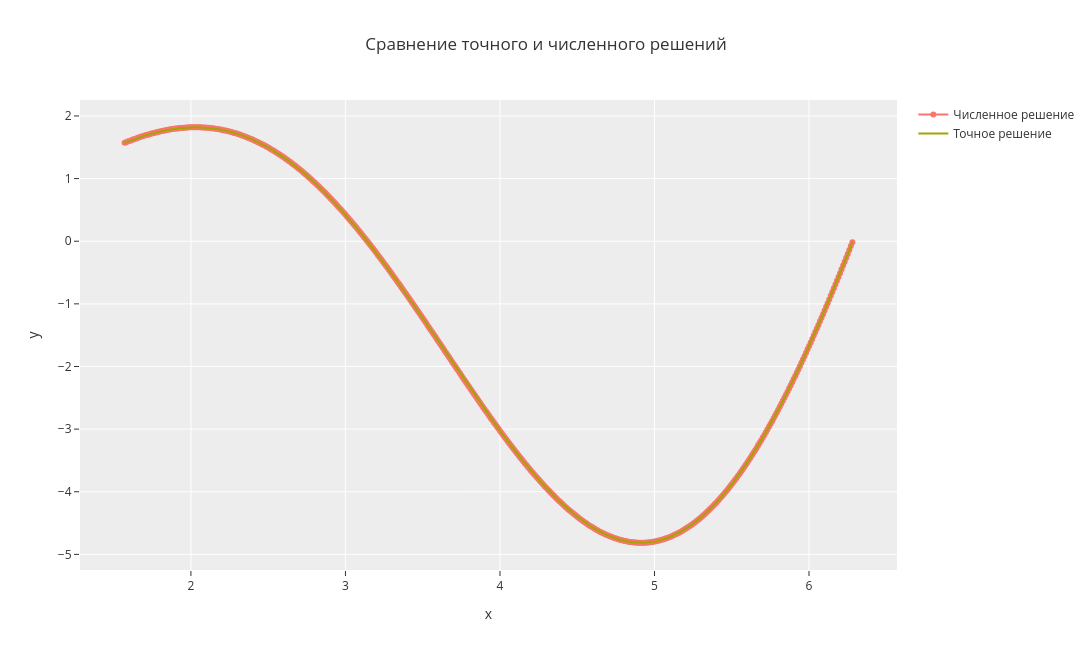

The notebook cell this image was saved under:
### Code cell
fig_solution = go.Figure()

fig_solution.add_trace(
    go.Scatter(
        x=solution["x"],
        y=solution["y_numeric"],
        mode="lines+markers",
        name="Численное решение"
    )
)

fig_solution.add_trace(
    go.Scatter(
        x=solution["x"],
        y=error["y_exact"],
        mode="lines",
        name="Точное решение"
    )
)

fig_solution.update_layout(
    title="Сравнение точного и численного решений",
    xaxis_title="x",
    yaxis_title="y",
    template="ggplot2",
    hovermode="x unified",
    height=650,
    width=1200
)

fig_solution.show()

### Figure 1 — Plotly figure (JSON) as saved in the notebook; plotly's stock layout.template omitted (floating-point values rounded to 4 significant figures; data arrays with more than 128 entries replaced by an {"elided": "..."} marker saying what was removed)
{"data": [{"mode": "lines+markers", "name": "Численное решение", "type": "scatter", "x": {"elided": "472 float values"}, "y": {"elided": "472 float values"}}, {"mode": "lines", "name": "Точное решение", "type": "scatter", "x": {"elided": "472 float values"}, "y": {"elided": "472 float values"}}], "layout": {"height": 650, "hovermode": "x unified", "title": {"text": "Сравнение точного и численного решений"}, "width": 1200, "xaxis": {"title": {"text": "x"}}, "yaxis": {"title": {"text": "y"}}}}
